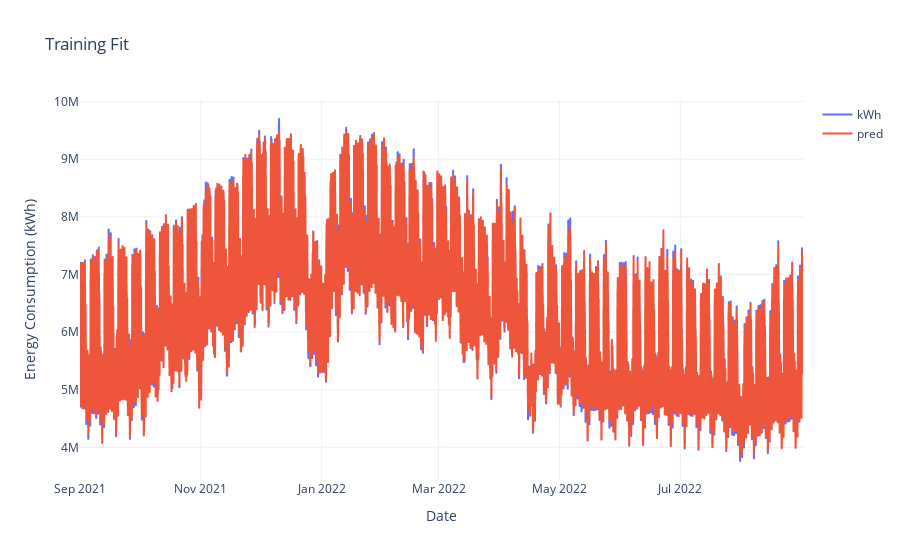

Source (notebook cell):
### Code cell
# Need to account for the edge case of missing historical data at the start:
# Remove the first l observations from the datetime col that haven't been used
train_preds = pd.DataFrame(
    {
        "datetime": df_train_preprocessed["datetime"],
        "pred": model.predict(X_train_preprocessed),
        "kWh": y_train,
    }
)


# Create the figure with step lines for both actual and predicted values
fig = px.line(
    train_preds,
    x="datetime",
    y=["kWh", "pred"],
    labels={
        "datetime": "Date",
        "value": "Energy Consumption (kWh)",
        "variable": "Series",
    },
    title="Training Fit",
    line_shape="hv",  # Set line shape to horizontal-vertical for step chart
)

# Customize the layout
fig.update_layout(
    template="plotly_white",
    legend=dict(title=""),
    xaxis_title="Date",
    yaxis_title="Energy Consumption (kWh)",
)

# Show the figure
fig.show()

### Figure 1 — Plotly figure (JSON) as saved in the notebook; plotly's stock layout.template omitted (floating-point values rounded to 4 significant figures; data arrays with more than 128 entries replaced by an {"elided": "..."} marker saying what was removed)
{"data": [{"hovertemplate": "Series=kWh<br>Date=%{x}<br>Energy Consumption (kWh)=%{y}<extra></extra>", "legendgroup": "kWh", "line": {"color": "#636efa", "dash": "solid", "shape": "hv"}, "marker": {"symbol": "circle"}, "mode": "lines", "name": "kWh", "showlegend": true, "type": "scattergl", "x": {"elided": "8760 str values"}, "xaxis": "x", "y": {"elided": "8760 float values"}, "yaxis": "y"}, {"hovertemplate": "Series=pred<br>Date=%{x}<br>Energy Consumption (kWh)=%{y}<extra></extra>", "legendgroup": "pred", "line": {"color": "#EF553B", "dash": "solid", "shape": "hv"}, "marker": {"symbol": "circle"}, "mode": "lines", "name": "pred", "showlegend": true, "type": "scattergl", "x": {"elided": "8760 str values"}, "xaxis": "x", "y": {"elided": "8760 float values"}, "yaxis": "y"}], "layout": {"legend": {"title": {"text": ""}, "tracegroupgap": 0}, "title": {"text": "Training Fit"}, "xaxis": {"anchor": "y", "domain": [0, 1], "title": {"text": "Date"}}, "yaxis": {"anchor": "x", "domain": [0, 1], "title": {"text": "Energy Consumption (kWh)"}}}}
